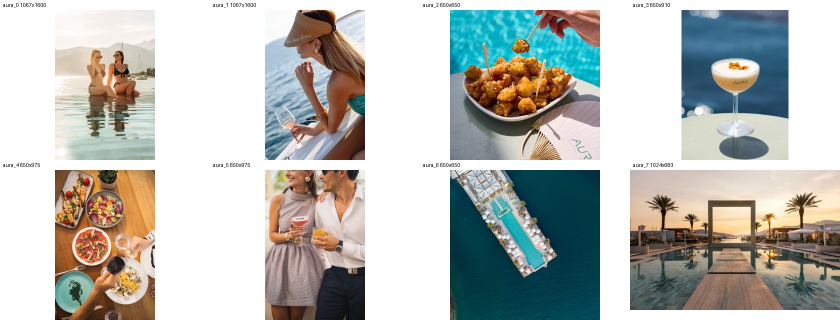
#> input picture scripts/candidates/_sheet_aura.jpg, 1680 x 640 px, given in place of forza_12.jpg, which was not available (shown at 1/2 size)
$ python export_photos.py
#> lines starting #> are read from the running program, lines starting #| are printed output that depends on the picture
"""Crop chosen candidates to 3:2, save optimised JPGs and write photo credits."""
import json
import os
import re
import requests
from PIL import Image

SRC = "scripts/candidates"
OUT = "public/images/photos"
os.makedirs(OUT, exist_ok=True)

# name, candidate, focal y (0 top .. 1 bottom), width, source
PICKS = [
    ("hero", "forza_12", 0.55, 2000, "commons:View_of_the_Kotor_Bay_from_the_road_from_Lovcen.jpg"),
    ("forza-kuk", "forza_10", 0.0, 1200, "Forza Kuk, forzagroup.me"),
    ("boat-day", "boat_3", 0.5, 1600, "commons:Church_of_Our_Lady_of_the_Rocks,_Perast.jpg"),
    ("ribarsko-selo", "ribarsko_1", 0.35, 1170, "Ribarsko Selo, ribarskoselo.com"),
    ("savina", "savina_0", 0.5, 1600, "Castel Savina, castelsavina.me"),
    ("citadela-budva", "budva_0", 0.55, 1600, "commons:Budva_Old_Town_and_Citadel.jpg"),
    ("aura", "aura_7", 0.5, 1024, "Porto Montenegro, portomontenegro.com"),
]

WIKI = {"User-Agent": "AdriaticEventsWeddingSite/1.0 (silvana@adriaticevents.com) python-requests"}


def commons_credit(name):
    r = requests.get(
        "https://commons.wikimedia.org/w/api.php",
        params={
            "action": "query",
            "titles": f"File:{name}",
            "prop": "imageinfo",
            "iiprop": "extmetadata",
            "format": "json",
        },
        headers=WIKI,
        timeout=30,
    ).json()
    meta = next(iter(r["query"]["pages"].values()))["imageinfo"][0]["extmetadata"]
    strip = lambda s: re.sub(r"<[^>]+>", "", s or "").strip()
    return {
        "author": strip(meta.get("Artist", {}).get("value")),
        "license": strip(meta.get("LicenseShortName", {}).get("value")),
        "url": f"https://commons.wikimedia.org/wiki/File:{name}",
    }


credits = []
for name, cand, fy, width, source in PICKS:
    im = Image.open(f"{SRC}/{cand}.jpg").convert("RGB")
#> im is the input picture: PIL image 1680x640 RGB; mean R, G, B 185.8, 187.6, 183
    w, h = im.size
#> w = 1680; h = 640
    if w / h > 1.5:
        cw, ch = int(h * 1.5), h
#> cw = 960; ch = 640
        box = ((w - cw) // 2, 0, (w - cw) // 2 + cw, ch)
#> box = (360, 0, 1320, 640)
    else:
        cw, ch = w, int(w / 1.5)
        top = int(max(0, min(h - ch, fy * h - ch / 2)))
        box = (0, top, cw, top + ch)
    im = im.crop(box)
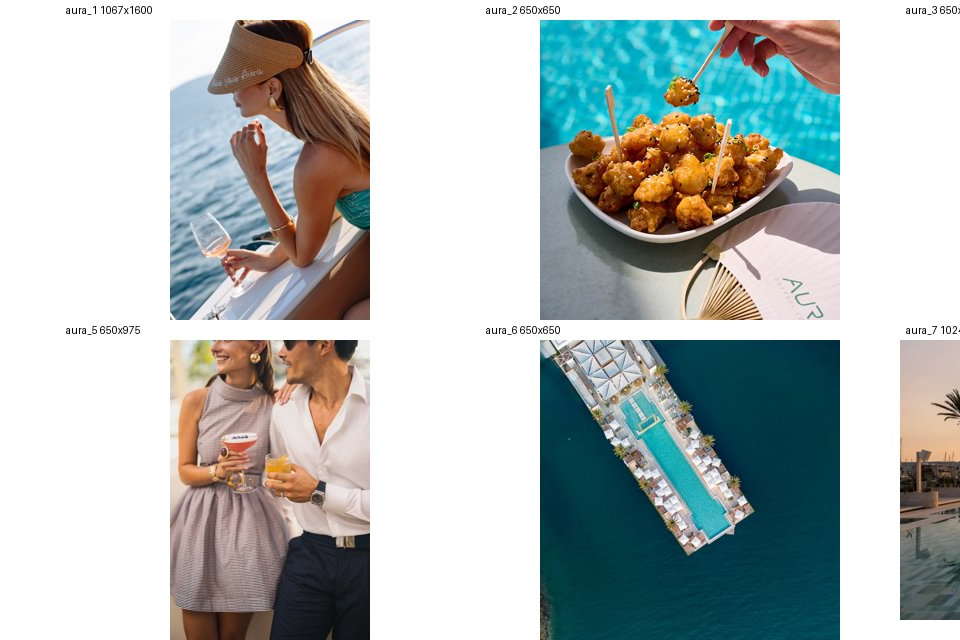
#> im: PIL image 960x640 RGB; mean R, G, B 178.4, 186, 184.5
    if im.width > width:
        im = im.resize((width, int(width / 1.5)), Image.LANCZOS)
    im.save(f"{OUT}/{name}.jpg", quality=82, optimize=True, progressive=True)
    entry = {"image": f"/images/photos/{name}.jpg"}
    if source.startswith("commons:"):
        entry.update(commons_credit(source[8:]))
#> (the call stopped at in commons_credit, `r = requests.get( "https://commons.wikimedia.org/w/api.php", params={ ..`: the network is not available in this run)
    else:
        entry.update({"source": source, "license": "Venue photo, permission required"})
    credits.append(entry)
    print(name, im.size, entry)
#| hero (960, 640) {'image': '/images/photos/hero.jpg'}
#> pass 2 of the loop `for name, cand, fy, width, source in PICKS:`:
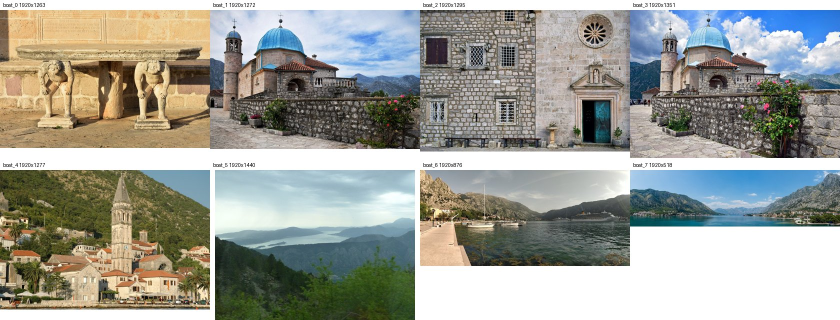
#> input picture scripts/candidates/_sheet_boat.jpg, 1680 x 640 px, given in place of forza_10.jpg, which was not available (shown at 1/2 size)
#> im is the input picture: PIL image 1680x640 RGB; mean R, G, B 158.9, 160.2, 152.1
#> `im = im.crop(box)`:
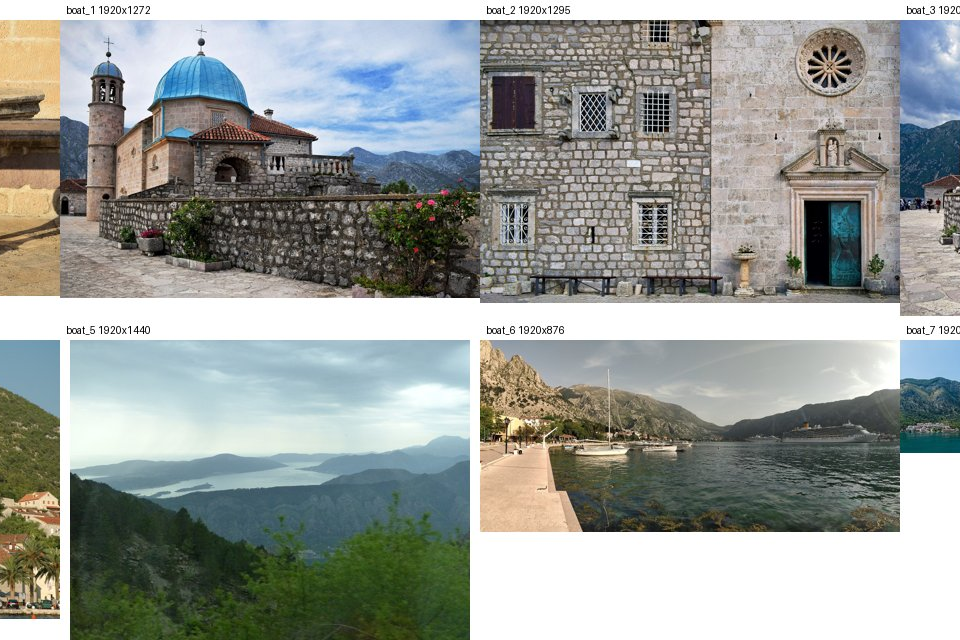
#> im: PIL image 960x640 RGB; mean R, G, B 152.3, 156.8, 152.5
#| forza-kuk (960, 640) {'image': '/images/photos/forza-kuk.jpg', 'source': 'Forza Kuk, forzagroup.me', 'license': 'Venue photo, permission required'}
#> (the run stopped early here; a loop or call above may not have finished)
